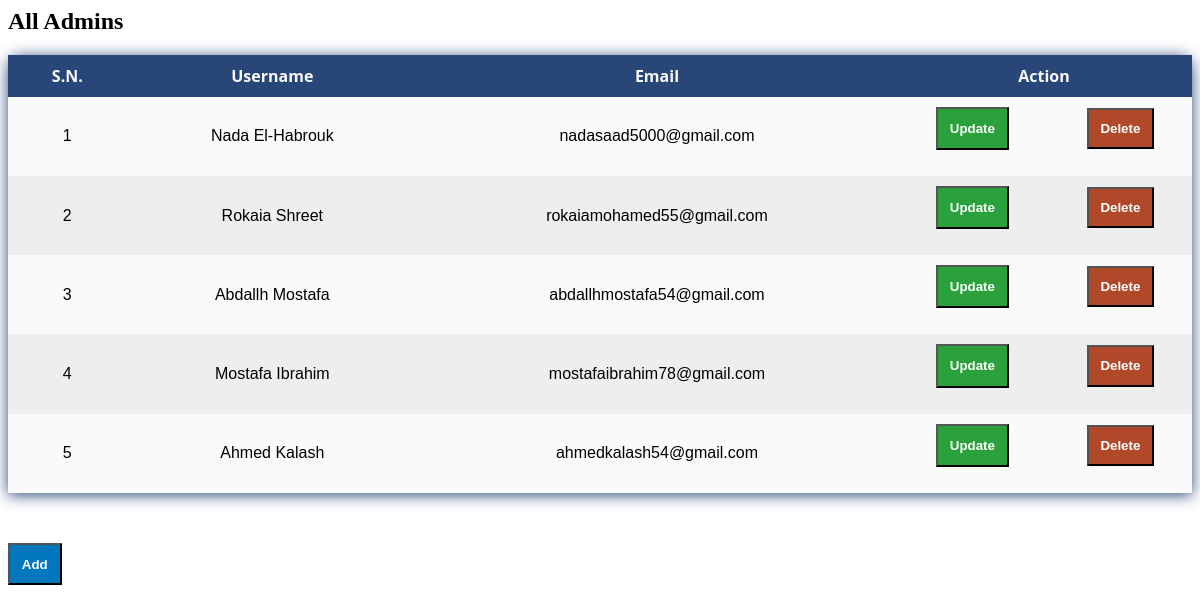
Screenshot of /viewAdmin.php with the database file from the repository.
### tables this page shows
CREATE TABLE `user` (
  `user_id` int(11) NOT NULL,
  `first_name` varchar(255) NOT NULL,
  `last_name` varchar(255) NOT NULL,
  `email` varchar(255) NOT NULL,
  `password` varchar(255) NOT NULL,
  `is_admin` tinyint(1) NOT NULL
);

### viewAdmin.php (the view, shortened to what this page needs)
<div >
  <h2>All Admins</h2>
  <table class="table ">
    <thead>
      <tr>
        <th class="text-center">S.N.</th>
        <th class="text-center">Username </th>
        <th class="text-center">Email</th>
        <th class="text-center" colspan="2">Action</th>
      </tr>
    </thead>
    <?php
  include "config/connect.php";
        $sql="SELECT * from user where is_admin=1";
      $result=$conn-> query($sql);
      $count=1;
      if ($result-> num_rows > 0){
        while ($row=$result-> fetch_assoc()) {
    ?>
    <tr>
      <td><?=$count?></td>
      <td><?=$row["first_name"]?> <?=$row["last_name"]?></td>
      <td><?=$row["email"]?></td>
      <td>
        <form action="updateAdmin.php" method = "post">
          <button type = "submit" name = "update_btn" class = "btn btn-secendary"> Update</button>
        </form>
        </td>
      <td>
        <form action="deleteAdmin.php" method = "post">
          <button type = "submit" name = "delete_btn" class = "btn btn-danger"> Delete</button>
        </form>
        </td>
    </tr>
    <?php
            $count=$count+1;
        }
    }
    ?>
</div>
  <td>
        <form action="addAdmin.php" method = "post">
          <button type = "submit" name = "add_btn" class = "btn btn-primary"> Add</button>
        </form>
        </td>

### viewAdmin.php (style rules this page uses)
table { width: 100%; border-collapse: collapse; border-spacing: 0; box-shadow: 0 2px 15px #284678 ; border-radius: 12px 12px 0 0; margin-bottom: 50px; }
td, th { padding: 10px 16px; text-align: center; }
th { background-color: #284678 ; color: #fafafa; font-family: 'Open Sans', Sans-serif; font-weight: bold; }
tr { width: 100%; background-color: #fafafa; font-family: 'Montserrat', sans-serif; }
tr:nth-child(even) { background-color: #eeeeee; }
.btn-primary { background-color: #0277bd; color: white; text-decoration: none; font-weight: bold; padding: 1%; }
.btn-secendary { background-color: #2ba13e; padding: 10%; color: white; text-decoration: none; font-weight: bold; }
.btn-danger { background-color: #af4929; padding: 10%; color: white; text-decoration: none; font-weight: bold; }

### rows the page displays
user: first_name "Nada", last_name "El-Habrouk", email "nadasaad5000@gmail.com"
user: first_name "Rokaia", last_name "Shreet", email "rokaiamohamed55@gmail.com"
user: first_name "Abdallh", last_name "Mostafa", email "abdallhmostafa54@gmail.com"
user: first_name "Mostafa", last_name "Ibrahim", email "mostafaibrahim78@gmail.com"
user: first_name "Ahmed", last_name "Kalash", email "ahmedkalash54@gmail.com"
